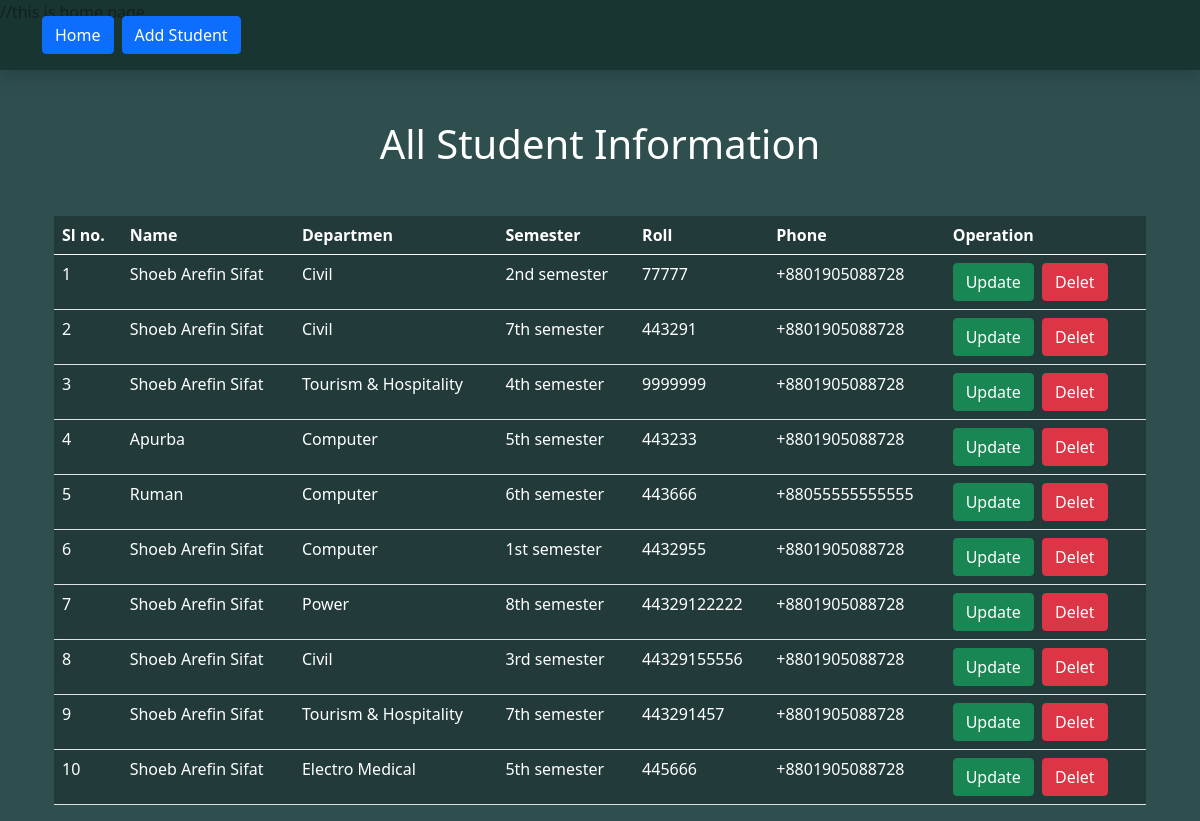
The page / on the database its author committed.
### tables this page shows
CREATE TABLE `students_information` (
  `Id` int(11) NOT NULL,
  `Student_Name` varchar(80) NOT NULL,
  `Student_Email` varchar(80) NOT NULL,
  `Phone_Number` varchar(80) NOT NULL,
  `Departmen` varchar(80) NOT NULL,
  `Semester` varchar(80) NOT NULL,
  `Roll_Number` varchar(20) NOT NULL,
  `Section` varchar(10) NOT NULL,
  `Password` varchar(30) NOT NULL,
  `Creat_At` timestamp NOT NULL DEFAULT CURRENT_TIMESTAMP
);

### index.php (the view, shortened to what this page needs)
<?php
    include 'conect.php';
    $sql = "SELECT * FROM `students_information`";
    $result = mysqli_query($con,$sql);
?>
<!doctype html>
<html lang="en">
  <head>
    <link href="https://cdn.jsdelivr.net/npm/bootstrap@5.0.2/dist/css/bootstrap.min.css" rel="stylesheet">
  </head>
  <body class="">
    <nav class="navbar navbar-expand-lg shadow py-3 fixed-top">
        <div class="container">
            <div class="collapse navbar-collapse" id="navbarNavAltMarkup">
            <div class="navbar-nav">
                <a class="btn btn-primary me-2" href="index.php">Home</a>
                <a class="btn btn-primary" href="user.php">Add Student</a>
            </div>
            </div>
        </div>
    </nav>
    <div class=" container-fluid container-md mx-auto row mt-5">
        <h1 class=" display-6 text-center my-5 text-white">All Student Information</h1>
        <table class="table  col-12">
            <thead>
                <tr>
                    <th scope="col">Sl no.</th>
                    <th scope="col">Name</th>
                    <th scope="col">Departmen</th>
                    <th scope="col">Semester</th>
                    <th scope="col">Roll</th>
                    <th scope="col">Phone</th>
                    <th scope="col">Operation</th>
                </tr>
            </thead>
            <tbody>
                <?php
                    if($result){
                        $index =1;
                        while($row = mysqli_fetch_assoc($result)){
                            $id =  $row['Id'];
                            $name =$row['Student_Name'];
                            $department = $row['Departmen'];
                            $semester = $row['Semester'];
                            $roll = $row['Roll_Number'];
                            $phone = $row['Phone_Number'];
                            echo '
                            <tr>
                                <td scope="row">'.$index.'</td>
                                <td>'.$name.'</td>
                                <td>'.$department.'</td>
                                <td>'.$semester.'</td>
                                <td>'.$roll.'</td>
                                <td>'.$phone.'</td>
                                <td>
                                    <a class="btn btn-success me-1" href="update.php?updateid='.$id.'">Update</a>
                                    <a class="btn btn-danger me-1" href="delet.php?deletId='.$id.'">Delet</a>
                                </td>
                            </tr>
                            ';
                            $index+=1;
                        }
                    }
                ?>
            </tbody>
        </table>
    </div>
  </body>
</html>

### index.php (style rules this page uses)
nav { background: rgba(4, 27, 21, 0.49); }
table { background: rgba(0, 0, 0, 0.26); backdrop-filter: blur(20px); color: white !important; backdrop-filter: blur(5px); }
body { background: rgb(47, 79, 79); }

### rows shown on the page
students_information: Student_Name "Shoeb Arefin Sifat", Departmen "Civil", Semester "2nd semester", Roll_Number "77777", Phone_Number "+8801905088728"
students_information: Student_Name "Shoeb Arefin Sifat", Departmen "Civil", Semester "7th semester", Roll_Number "443291", Phone_Number "+8801905088728"
students_information: Student_Name "Shoeb Arefin Sifat", Departmen "Tourism & Hospitality", Semester "4th semester", Roll_Number "9999999", Phone_Number "+8801905088728"
students_information: Student_Name "Apurba", Departmen "Computer", Semester "5th semester", Roll_Number "443233", Phone_Number "+8801905088728"
students_information: Student_Name "Ruman", Departmen "Computer", Semester "6th semester", Roll_Number "443666", Phone_Number "+88055555555555"
students_information: Student_Name "Shoeb Arefin Sifat", Departmen "Computer", Semester "1st semester", Roll_Number "4432955", Phone_Number "+8801905088728"
students_information: Student_Name "Shoeb Arefin Sifat", Departmen "Power", Semester "8th semester", Roll_Number "44329122222", Phone_Number "+8801905088728"
students_information: Student_Name "Shoeb Arefin Sifat", Departmen "Civil", Semester "3rd semester", Roll_Number "44329155556", Phone_Number "+8801905088728"
students_information: Student_Name "Shoeb Arefin Sifat", Departmen "Tourism & Hospitality", Semester "7th semester", Roll_Number "443291457", Phone_Number "+8801905088728"
students_information: Student_Name "Shoeb Arefin Sifat", Departmen "Electro Medical", Semester "5th semester", Roll_Number "445666", Phone_Number "+8801905088728"
